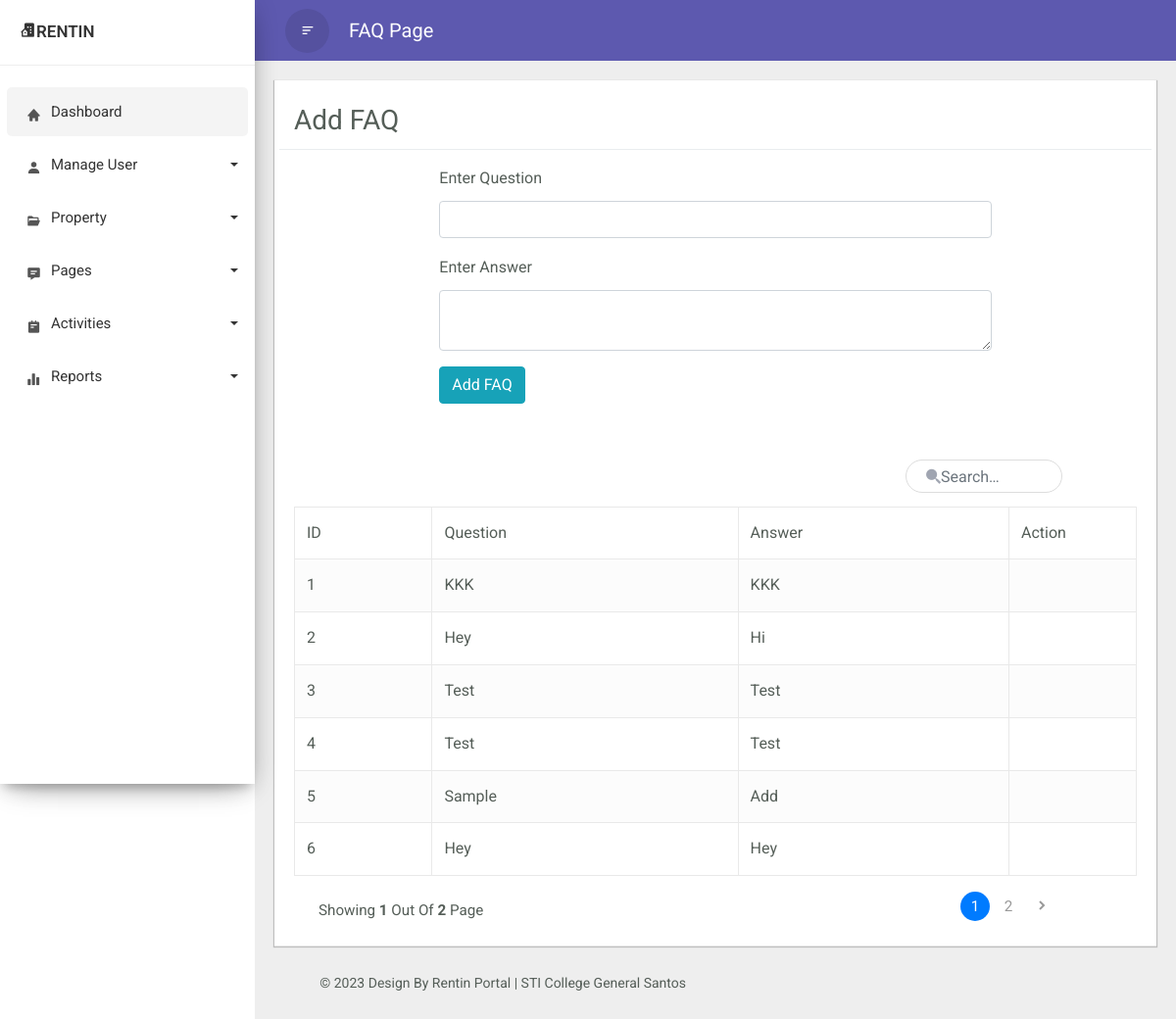
The app's page /adminFAQ.php with its own data.
### tables this page shows
CREATE TABLE `faq` (
  `id` int(11) NOT NULL,
  `question` text NOT NULL,
  `answer` text NOT NULL,
  `user` varchar(99) NOT NULL
);

### adminFAQ.php (the view, shortened to what this page needs)
<!doctype html>
<html lang="en">
    <head>
        <link rel="stylesheet" href="css/bootstrap.min.css">
        <link href='https://unpkg.com/boxicons@2.1.4/css/boxicons.min.css' rel='stylesheet'>
    </head>
    <body>
    <div class="wrapper">
            <nav id="sidebar">
                <div class="sidebar-header">
                    <h3><i class='bx bxs-building-house'></i><span>Rentin</span></h3>
                </div>
                <ul class="list-unstyled components">
			        <li  class="active">
                        <a href="adminDashboard.php" class="dashboard"><i class="bx bxs-home"></i><span>Dashboard</span></a>
                    </li>
                    <li class="dropdown">
                        <a href="#homeSubmenu1" data-toggle="collapse" aria-expanded="false" class="dropdown-toggle">
					    <i class="bx bxs-user"></i><span>Manage User</span></a>
                    </li>
                    <li class="dropdown">
                        <a href="#pageSubmenu2" data-toggle="collapse" aria-expanded="false" class="dropdown-toggle">
					    <i class="bx bxs-folder-open"></i><span>Property</span></a>
                    </li>
				    <li class="dropdown">
                        <a href="#pageSubmenu3" data-toggle="collapse" aria-expanded="false" class="dropdown-toggle">
					    <i class="bx bxs-message-detail"></i><span>Pages</span></a>
                    </li>
				    <li class="dropdown">
                        <a href="#pageSubmenu4" data-toggle="collapse" aria-expanded="false" class="dropdown-toggle">
					    <i class="bx bxs-notepad"></i><span>Activities</span></a>
                    </li>
				    <li class="dropdown">
                        <a href="#pageSubmenu5" data-toggle="collapse" aria-expanded="false" class="dropdown-toggle">
					    <i class="bx bxs-bar-chart-alt-2"></i><span>Reports</span></a>
                    </li>
               </ul>
            </nav>
            <div id="content">
		        <div class="top-navbar">
                    <nav class="navbar navbar-expand-lg">
                        <div class="container-fluid">
                        <button type="button" id="sidebarCollapse" class="d-xl-block d-lg-block d-md-mone d-none">
                            <span class="bx bx-menu-alt-left"></span>
                        </button>
					    <a class="navbar-brand" href="#"> FAQ Page </a>
                        </div>
                    </nav>
	            </div>
			    <div class="main-content">
                    <div class = "container" style = "margin-top: 10px">
                        <div class = "row">
                            <div class = "offset-md-12 col-md-12 modal-header" style = "padding: 0; padding-left: 15px; margin-bottom: 15px">
                                <h3 class = "text-left"> Add FAQ </h3>
                            </div>
                            <div class = "offset-md-2 col-md-8">
                                <form method = "POST" action = "">
                                    <div class = "form-group">
                                        <label> Enter Question </label>
                                        <input type = "text" name = "question" class = "form-control" required/>
                                    </div>
                                    <div class = "form-group">
                                        <label> Enter Answer </label>
                                        <textarea name = "answer" id = "answer" class = "form-control" required> </textarea>
                                    </div>
                                    <input type = "submit" name = "add_FAQ" class = "btn btn-info" value = "Add FAQ"/>
                                </form>
                            </div>
                        </div>
                        <br>
                        <br>
                    <div class="container-xl">
                <div class="table-wrapper">
                    <div class="table-title">
                        <div class="row">
                            <div class="col-sm-4">
                                <div class="search-box">
                                    <i class="bx bxs-search-alt-2"></i>
                                <input type="text" class="form-control" placeholder="Search&hellip;">
                                </div>
                            </div>
                        </div>
                        <table class="table table-striped table-hover table-bordered">
                            <thead>
                                <tr>
                                    <th>ID</th>
                                    <th>Question</th>
                                    <th>Answer</th>
                                    <th>Action</th>
                                </tr>
                            </thead>
                        <tbody>
                        <?php
                            include "dbconn.php";
                            if(isset($_GET['page']) && $_GET['page'] !== "") {
                                $page = $_GET['page'];
                            } else {
                                $page = 1;
                            }
                            $limit = 6;
                            $offset = ($page - 1) * $limit;
                            $sql = "SELECT * FROM faq LIMIT $offset, $limit";
                            $result = mysqli_query($conn, $sql);
                            while ($row = mysqli_fetch_assoc($result)) {
                                ?>
                                    <tr class = "data-row">
                                        <td> <?php echo $row['id'] ?> </td>
                                        <td> <?php echo $row['question'] ?> </td>
                                        <td> <?php echo $row['answer'] ?> </td>
                                        <td>
                                        </td>
                                    </tr>
                                <?php
                            }
                        ?>
                        </tbody>
                        </table>
                        <div class="clearfix">
                        <ul class="pagination">
                        <?php
                            $query =  "SELECT COUNT(*) FROM faq";
                            $result_count = mysqli_query($conn, $query);
                            $records = mysqli_fetch_row($result_count);
                            $total_records = $records[0];
                            $total_pages = ceil($total_records / $limit);
                            $link = "";
                        ?>
                        <?php
                            for ($counter = 1; $counter <= $total_pages; $counter++){
                                if ($counter == $page) {
                                    $link .= "<li class = 'page-item active'>
                                    <a class = 'page-link' href= 'adminFAQ?page="
                                    .$counter."'>".$counter." </a></li>";
                                } else {
                                    $link .= "<li class = 'page-item'>
                                    <a class = 'page-link' href='adminFAQ.php?page=".$counter."'> ".$counter." </a> </li>";
                                }
                            };
                            echo $link;
                            if($page < $total_pages) {
                                echo "<li class = 'page-item'>
                                <a class = 'page-link' href='adminFAQ.php?page=".($page+1)."'>
                                <i class = 'bx bxs-chevron-right'></i> </a></li>";
                            }
                        ?>
                        </ul>
                        <div class="hint-text">Showing <b> <?= $page; ?> </b> out of <b> <?= $total_pages; ?></b> page</div>
                    </div>
                </div>
            </div>
            </div>
                        </div>
				<footer class="footer">
                    <div class="container-fluid">
				        <div class="row">
				            <div class="col-md-6">
				                <p class="copyright d-flex justify-content-end">
                                &copy 2023 Design by Rentin Portal | STI College General Santos
                                </p>
				            </div>
				        </div>
				    </div>
                </footer>
			</div>
        </div>
    </div>
  </body>
</html>

### records on screen
faq: id "1", question "KKK", answer "KKK"
faq: id "2", question "Hey", answer "Hi"
faq: id "3", question "Test", answer "Test"
faq: id "4", question "Test", answer "Test"
faq: id "5", question "Sample", answer "Add"
faq: id "6", question "Hey", answer "Hey"

### other values on screen
$page "1"
$total_pages "2"
